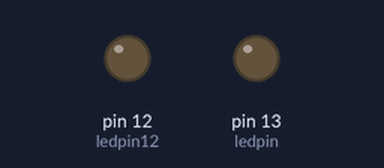
A sketch run on a simulated Arduino Uno, built with avr-gcc and run on an emulated ATmega328P. Shown: output pins drawn as LEDs (lit = HIGH).

Above: at 1.5 s.
At 4.5 s:
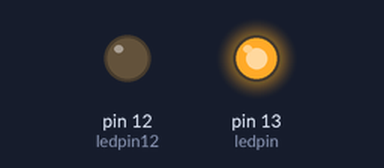
Timing chart, 0 to 7.8 s (numbered marks = the images above):
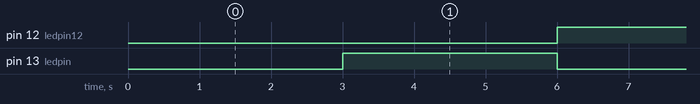

The sketch:

trywodelay.ino
```cpp
long prevmili =0;
const int ledpin = 13;
int howlong = 3000;
boolean ledstate;
int ledpin12 = 12;
boolean ledstate1;


void setup() {
  pinMode(ledpin, OUTPUT);
  pinMode(12,OUTPUT);

}

void loop() {
  unsigned long curmili = millis();

  if(curmili-prevmili > howlong){
    prevmili=curmili;

       if (ledstate==HIGH){
        ledstate=LOW;
       }else{
        ledstate=HIGH;
        }
        if (ledstate==HIGH){ledstate1=LOW;}
        else{ledstate1=HIGH;}


    digitalWrite(ledpin, ledstate);
    digitalWrite(ledpin12, ledstate1);


    }

}
```

Measured:
- by itself, pin 12 (ledpin12), pin 13 (ledpin): alternates HIGH for 3.0 s and LOW for 3.0 s
